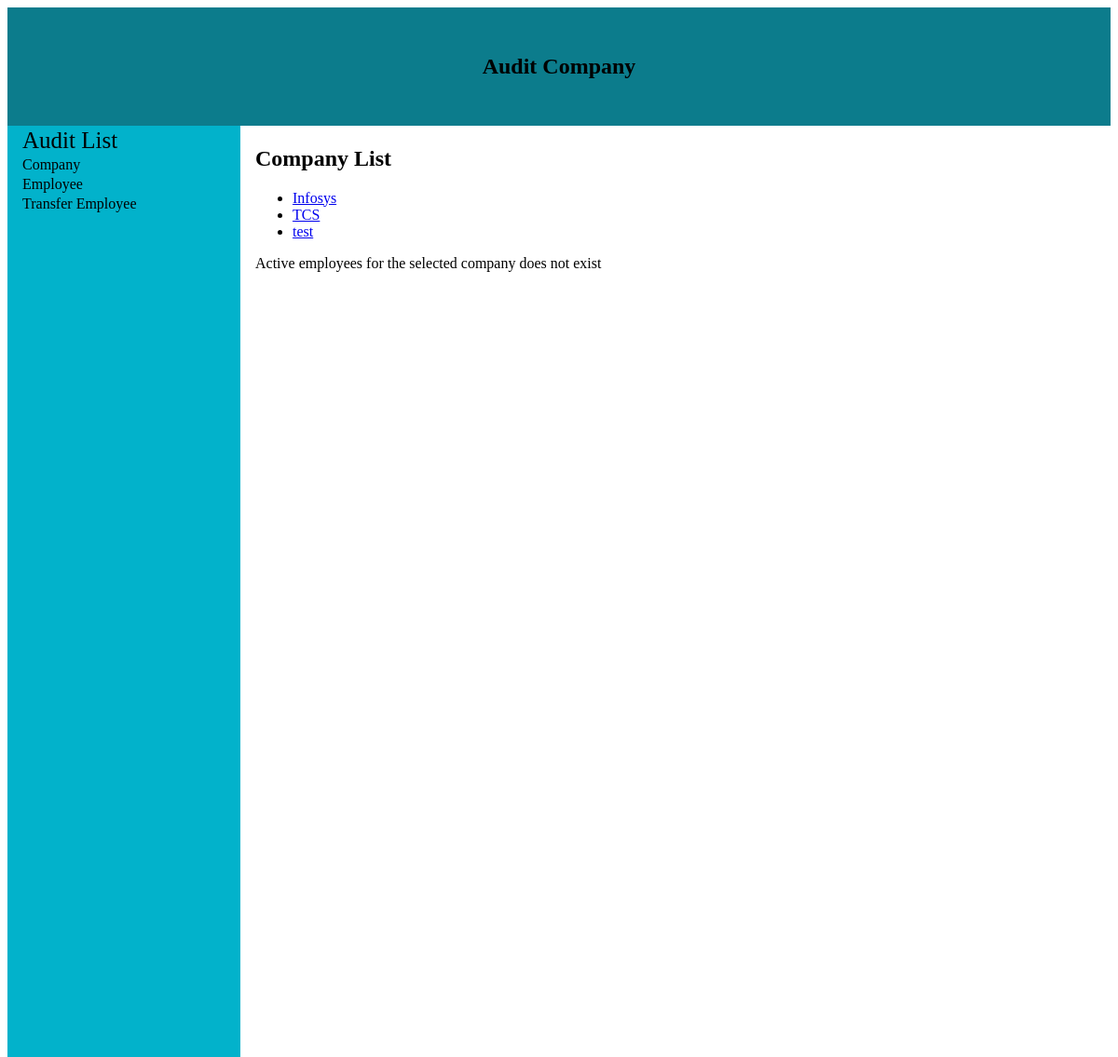
Page /cmpdetails/1/ on the committed database.
### cmpdetails/models.py (models this page shows)
class Company(models.Model):
    comp_id = models.AutoField(primary_key=True)
    comp_name = models.CharField(max_length=100)
    comp_budget = models.IntegerField(default=0)

### cmpdetails/views.py (the view)
# urls.py: path('<int:comp_id>/',views.emp_details, name='emp_details'),
def emp_details(request , comp_id):
    emp_details_list = Employee.objects.filter(comp_id=comp_id,status='Active')
    if emp_details_list.exists():
        comp = Company.objects.get(comp_id=comp_id)
        emp_details_list = emp_details_list.filter(status='Active')
        agg_sal=emp_details_list.aggregate(Max('salary'),Min('salary'),Sum('salary'))
        max_sal = emp_details_list.filter(salary=agg_sal['salary__max'])
        min_sal = emp_details_list.filter(salary=agg_sal['salary__min'])
        op_cost = comp.comp_budget-agg_sal['salary__sum']
        emp_count = emp_details_list.aggregate(Count('emp_id'))
        emp_count = emp_count['emp_id__count']
        context={ 'emp_details_list':emp_details_list,'company':comp,'max_sal':max_sal,'min_sal':min_sal,'opt_cost':op_cost,'emp_count':emp_count,}
        return render(request,'cmpdetails/emp_details.html',context)
    else:
        latest_company_list = Company.objects.order_by('-comp_id')
        context = {
            'latest_company_list': latest_company_list,
            'error_message': "Active employees for the selected company does not exist",
        }
    return render(request, 'cmpdetails/cmp_details.html', context)

### cmpdetails/templates/cmpdetails/cmp_details.html (shortened to what this page needs)
<!DOCTYPE html>
<html lang="en">
<head>
</head>
<body>
<div class="head_block" >
    <h2> Audit Company</h2>
</div>
<div class="left_block">
<span> Audit List</span>
    <a href="/cmpdetails/cmp_details" class="left_nav"> Company</a>
    <a href="/cmpdetails/cmp_details" class="left_nav"> Employee</a>
    <a href="#" class="left_nav">Transfer Employee</a>
</div>
<div class="content">
<h2> Company List</h2>
{% if latest_company_list %}
    <ul>
    {% for company in latest_company_list %}
        <li><a href="{% url 'cmpdetails:emp_details' company.comp_id %}">{{ company.comp_name }}</a></li>
    {% endfor %}
    </ul>
    <p>{{error_message}}</p>
{% else %}
    <p>No company available</p>
{% endif %}
</div>
</body>
</html>

### cmpdetails/templates/cmpdetails/cmp_details.html (style rules this page uses)
* { box-sizing: border-box; }
div.head_block { background-color :#0C7C8C; text-align : center; color :Black; padding: 30px }
div.left_block { background-color :#02B2CB; text-align: left; float: left; height :1000px; width : 250px }
span { padding : 2px 1px 1px 16px; display : block; font-size: 25px; }
a.left_nav { font-side:20px; display: block; padding : 2px 1px 1px 16px; text-decoration:None; color: black; }
div.content { padding:2px 1px 1px 16px; float : left; }

### rows in the picture
Company: comp_name "Infosys"
Company: comp_name "TCS"
Company: comp_name "test"

### other values in the picture
{{ error_message }} "Active employees for the selected company does not exist"
